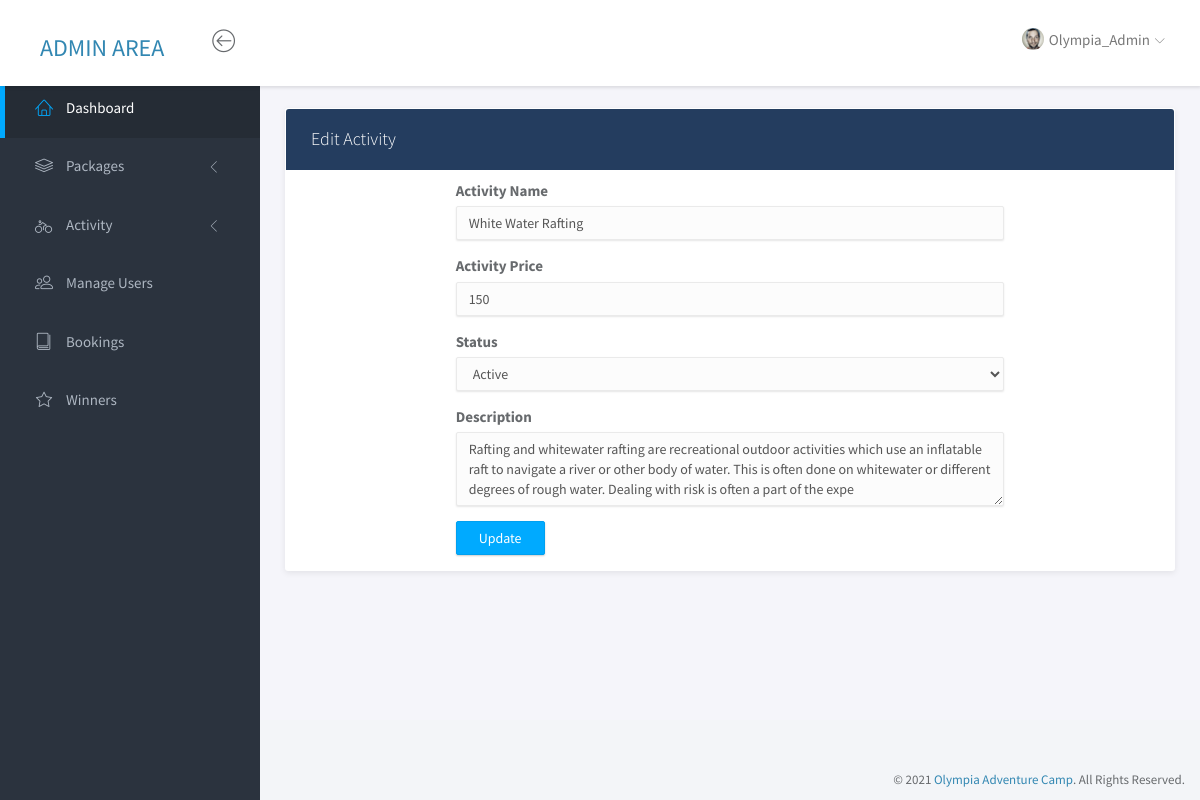
The page /admin/activity_edit.php?aid=1 (signed in) on the database its author committed.
### tables this page shows
CREATE TABLE IF NOT EXISTS `camp_activity` (
  `aid` int(11) NOT NULL AUTO_INCREMENT,
  `ac_name` varchar(255) DEFAULT NULL,
  `ac_price` varchar(255) DEFAULT NULL,
  `ac_status` varchar(255) DEFAULT NULL,
  `ac_desc` varchar(255) DEFAULT NULL,
  `date_created` timestamp NOT NULL DEFAULT CURRENT_TIMESTAMP ON UPDATE CURRENT_TIMESTAMP,
  PRIMARY KEY (`aid`)
);

### admin/activity_edit.php (the view, shortened to what this page needs)
<?php
  include_once "inc/connection.php";
$aid = $_GET["aid"];
  $sql_user = "SELECT * FROM `camp_activity` WHERE aid='$aid'";
  $result_user = mysqli_query($conn, $sql_user);
  $row_user = mysqli_fetch_assoc($result_user);
  $ac_name = $row_user["ac_name"];
  $ac_price = $row_user["ac_price"];
  $ac_desc = $row_user["ac_desc"];
?>
<!doctype html>
<html lang="en">
<head>
    <?php include "inc/head.php"; ?>
</head>
<body>
    <div id="wrapper">
        <?php include_once "inc/navbar.php" ?>
        <?php include_once "inc/sidebar.php" ?>
        <div class="main">
            <div class="main-content">
                <div class="container-fluid">
                    <div class="panel">
                        <div class="panel-heading">
                            <h3 class="panel-title">Edit Activity</h3>
                        </div>
                        <div class="panel-body">
                            <div class="row justify-content-md-center">
                                <div class="col-md-8 col-md-offset-2">
                                    <form name="activityEdit" id="activityEdit">
                                        <div class="form-group">
                                            <label for="exampleInputEmail1">Activity Name</label>
                                            <input type="text" name="ac_name" class="form-control" value="<?php echo $ac_name ?>">
                                        </div>
                                        <div class="form-group">
                                            <label for="exampleInputEmail1">Activity Price</label>
                                            <input type="text" name="ac_price" class="form-control"
                                                value="<?php echo $ac_price ?>">
                                        </div>
                                        <div class="form-group">
                                            <label for="exampleInputEmail1">Status</label>
                                            <select class="form-control" name="ac_status">
                                                <option value="active">Active</option>
                                            </select>
                                        </div>
                                        <div class="form-group">
                                            <label for="exampleInputEmail1">Description</label>
                                            <textarea class="form-control" name="ac_desc" rows="3"><?php echo $ac_desc ?></textarea>
                                        </div>
                                        <button type="submit" id="updatebtn" class="btn btn-primary">Update</button>
                                    </form>
                                </div>
                            </div>
                        </div>
                    </div>
                </div>
            </div>
        </div>
        <?php include_once "inc/footer.php" ?>
    </div>
</body>
</html>

### admin/assets/css/main.css (style rules this page uses)
html { position: relative; min-height: 100%; }
body { background-color: #F3F5F8; font-family: "Source Sans Pro", sans-serif; font-size: 15px; color: #676a6d; }
#wrapper .main { -webkit-transition: all 0.3s ease-in-out; -moz-transition: all 0.3s ease-in-out; -ms-transition: all 0.3s ease-in-out; -o-transition: all 0.3s ease-in-out; transition: all 0.3s ease-in-out; width: calc(100% - 260px); left: 0; position: relative; float: right; background-color: #f5f5fa; }
#wrapper #sidebar-nav, #wrapper .main { padding-top: 80px; }
.main-content { padding: 28px 10px; }
.form-control { -moz-box-shadow: 0px 1px 2px 0 rgba(0, 0, 0, 0.1); -webkit-box-shadow: 0px 1px 2px 0 rgba(0, 0, 0, 0.1); box-shadow: 0px 1px 2px 0 rgba(0, 0, 0, 0.1); -webkit-border-radius: 2px; -moz-border-radius: 2px; border-radius: 2px; border-color: #eaeaea; background-color: #fcfcfc; }
.btn { -webkit-border-radius: 2px; -moz-border-radius: 2px; border-radius: 2px; -moz-box-shadow: 0px 1px 2px 0 rgba(0, 0, 0, 0.2); -webkit-box-shadow: 0px 1px 2px 0 rgba(0, 0, 0, 0.2); box-shadow: 0px 1px 2px 0 rgba(0, 0, 0, 0.2); padding: 6px 22px; }
.btn-primary { background-color: #00AAFF; border-color: #00a0f0; }
.panel { -webkit-border-radius: 3px; -moz-border-radius: 3px; border-radius: 3px; -moz-box-shadow: 0 2px 6px rgba(0, 0, 0, 0.08); -webkit-box-shadow: 0 2px 6px rgba(0, 0, 0, 0.08); box-shadow: 0 2px 6px rgba(0, 0, 0, 0.08); background-color: #fff; margin-bottom: 30px; }
.panel .panel-heading, .panel .panel-body, .panel .panel-footer { padding-left: 25px; padding-right: 25px; }
.panel .panel-heading { padding-top: 20px; padding-bottom: 20px; position: relative; background: #243d5f; color: #fff; }
.panel .panel-heading .panel-title { margin: 0; font-size: 18px; font-weight: 300; }
.panel .panel-body { padding-top: 10px; padding-bottom: 15px; }

### rows shown on the page
camp_activity: ac_name "White Water Rafting", ac_price "150", ac_desc "Rafting and whitewater rafting are recreational outdoor activities which use an inflatable raft to navigate a river or other body of water. This is often done on whitewater or different degrees of rough water. Dealing with risk is often a part of the expe"
